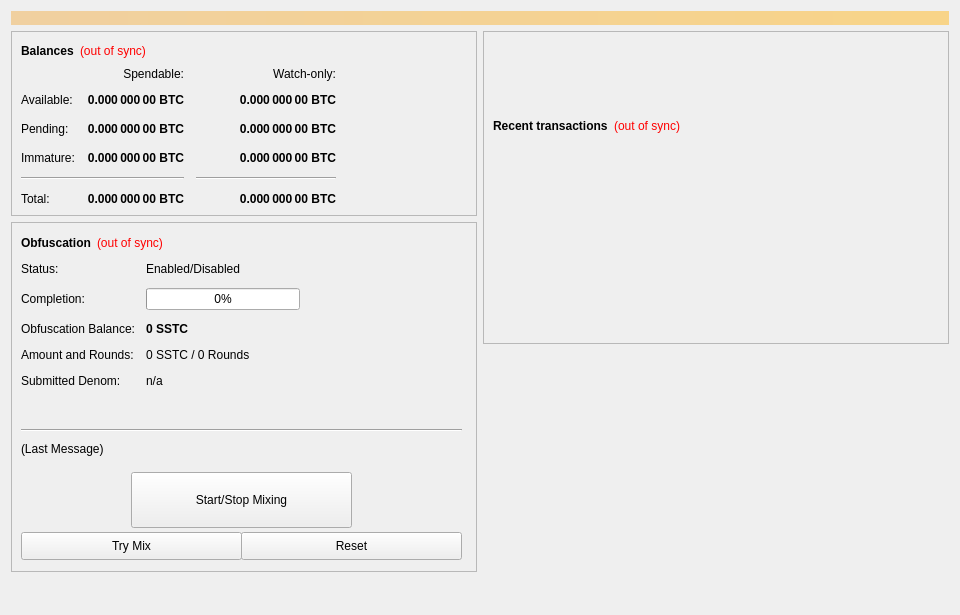
<?xml version="1.0" encoding="UTF-8"?>
<ui version="4.0">
 <class>OverviewPage</class>
 <widget class="QWidget" name="OverviewPage">
  <property name="geometry">
   <rect>
    <x>0</x>
    <y>0</y>
    <width>960</width>
    <height>615</height>
   </rect>
  </property>
  <property name="minimumSize">
   <size>
    <width>960</width>
    <height>0</height>
   </size>
  </property>
  <property name="windowTitle">
   <string>Form</string>
  </property>
  <layout class="QVBoxLayout" name="topLayout">
   <item>
    <widget class="QLabel" name="labelAlerts">
     <property name="visible">
      <bool>false</bool>
     </property>
     <property name="styleSheet">
      <string notr="true">background-color: qlineargradient(x1: 0, y1: 0, x2: 1, y2: 0, stop:0 #F0D0A0, stop:1 #F8D488); color:#000000;</string>
     </property>
     <property name="wordWrap">
      <bool>true</bool>
     </property>
     <property name="margin">
      <number>3</number>
     </property>
    </widget>
   </item>
   <item>
    <layout class="QHBoxLayout" name="horizontalLayout" stretch="1,1">
     <item>
      <layout class="QVBoxLayout" name="verticalLayout_2">
       <item>
        <widget class="QFrame" name="frame">
         <property name="frameShape">
          <enum>QFrame::StyledPanel</enum>
         </property>
         <property name="frameShadow">
          <enum>QFrame::Raised</enum>
         </property>
         <layout class="QVBoxLayout" name="verticalLayout_4">
          <item>
           <layout class="QHBoxLayout" name="horizontalLayout_4">
            <item>
             <widget class="QLabel" name="label_5">
              <property name="font">
               <font>
                <weight>75</weight>
                <bold>true</bold>
               </font>
              </property>
              <property name="text">
               <string>Balances</string>
              </property>
             </widget>
            </item>
            <item>
             <widget class="QLabel" name="labelWalletStatus">
              <property name="cursor">
               <cursorShape>WhatsThisCursor</cursorShape>
              </property>
              <property name="toolTip">
               <string>The displayed information may be out of date. Your wallet automatically synchronizes with the SuperStakeCoin network after a connection is established, but this process has not completed yet.</string>
              </property>
              <property name="styleSheet">
               <string notr="true">QLabel { color: red; }</string>
              </property>
              <property name="text">
               <string notr="true">(out of sync)</string>
              </property>
              <property name="alignment">
               <set>Qt::AlignLeading|Qt::AlignLeft|Qt::AlignVCenter</set>
              </property>
             </widget>
            </item>
            <item>
             <spacer name="horizontalSpacer_3">
              <property name="orientation">
               <enum>Qt::Horizontal</enum>
              </property>
              <property name="sizeHint" stdset="0">
               <size>
                <width>40</width>
                <height>20</height>
               </size>
              </property>
             </spacer>
            </item>
           </layout>
          </item>
          <item>
           <layout class="QGridLayout" name="gridLayout">
            <property name="spacing">
             <number>12</number>
            </property>
            <item row="2" column="2">
             <widget class="QLabel" name="labelWatchPending">
              <property name="font">
               <font>
                <weight>75</weight>
                <bold>true</bold>
               </font>
              </property>
              <property name="cursor">
               <cursorShape>IBeamCursor</cursorShape>
              </property>
              <property name="toolTip">
               <string>Unconfirmed transactions to watch-only addresses</string>
              </property>
              <property name="text">
               <string notr="true">0.000 000 00 BTC</string>
              </property>
              <property name="alignment">
               <set>Qt::AlignRight|Qt::AlignTrailing|Qt::AlignVCenter</set>
              </property>
              <property name="textInteractionFlags">
               <set>Qt::LinksAccessibleByMouse|Qt::TextSelectableByKeyboard|Qt::TextSelectableByMouse</set>
              </property>
             </widget>
            </item>
            <item row="2" column="1">
             <widget class="QLabel" name="labelUnconfirmed">
              <property name="font">
               <font>
                <weight>75</weight>
                <bold>true</bold>
               </font>
              </property>
              <property name="cursor">
               <cursorShape>IBeamCursor</cursorShape>
              </property>
              <property name="toolTip">
               <string>Total of transactions that have yet to be confirmed, and do not yet count toward the spendable balance</string>
              </property>
              <property name="text">
               <string notr="true">0.000 000 00 BTC</string>
              </property>
              <property name="alignment">
               <set>Qt::AlignRight|Qt::AlignTrailing|Qt::AlignVCenter</set>
              </property>
              <property name="textInteractionFlags">
               <set>Qt::LinksAccessibleByMouse|Qt::TextSelectableByKeyboard|Qt::TextSelectableByMouse</set>
              </property>
             </widget>
            </item>
            <item row="3" column="2">
             <widget class="QLabel" name="labelWatchImmature">
              <property name="font">
               <font>
                <weight>75</weight>
                <bold>true</bold>
               </font>
              </property>
              <property name="cursor">
               <cursorShape>IBeamCursor</cursorShape>
              </property>
              <property name="toolTip">
               <string>Staked or masternode rewards in watch-only addresses that has not yet matured</string>
              </property>
              <property name="text">
               <string notr="true">0.000 000 00 BTC</string>
              </property>
              <property name="alignment">
               <set>Qt::AlignRight|Qt::AlignTrailing|Qt::AlignVCenter</set>
              </property>
              <property name="textInteractionFlags">
               <set>Qt::LinksAccessibleByMouse|Qt::TextSelectableByKeyboard|Qt::TextSelectableByMouse</set>
              </property>
             </widget>
            </item>
            <item row="4" column="0" colspan="2">
             <widget class="Line" name="lineSpendableBalance">
              <property name="orientation">
               <enum>Qt::Horizontal</enum>
              </property>
             </widget>
            </item>
            <item row="4" column="2">
             <widget class="Line" name="lineWatchBalance">
              <property name="sizePolicy">
               <sizepolicy hsizetype="Preferred" vsizetype="Fixed">
                <horstretch>0</horstretch>
                <verstretch>0</verstretch>
               </sizepolicy>
              </property>
              <property name="minimumSize">
               <size>
                <width>140</width>
                <height>0</height>
               </size>
              </property>
              <property name="orientation">
               <enum>Qt::Horizontal</enum>
              </property>
             </widget>
            </item>
            <item row="5" column="0">
             <widget class="QLabel" name="labelTotalText">
              <property name="text">
               <string>Total:</string>
              </property>
             </widget>
            </item>
            <item row="3" column="1">
             <widget class="QLabel" name="labelImmature">
              <property name="font">
               <font>
                <weight>75</weight>
                <bold>true</bold>
               </font>
              </property>
              <property name="cursor">
               <cursorShape>IBeamCursor</cursorShape>
              </property>
              <property name="toolTip">
               <string>Staked or masternode rewards that has not yet matured</string>
              </property>
              <property name="text">
               <string notr="true">0.000 000 00 BTC</string>
              </property>
              <property name="alignment">
               <set>Qt::AlignRight|Qt::AlignTrailing|Qt::AlignVCenter</set>
              </property>
              <property name="textInteractionFlags">
               <set>Qt::LinksAccessibleByMouse|Qt::TextSelectableByKeyboard|Qt::TextSelectableByMouse</set>
              </property>
             </widget>
            </item>
            <item row="2" column="3">
             <spacer name="horizontalSpacer_2">
              <property name="orientation">
               <enum>Qt::Horizontal</enum>
              </property>
              <property name="sizeHint" stdset="0">
               <size>
                <width>40</width>
                <height>20</height>
               </size>
              </property>
             </spacer>
            </item>
            <item row="3" column="0">
             <widget class="QLabel" name="labelImmatureText">
              <property name="text">
               <string>Immature:</string>
              </property>
             </widget>
            </item>
            <item row="5" column="1">
             <widget class="QLabel" name="labelTotal">
              <property name="font">
               <font>
                <weight>75</weight>
                <bold>true</bold>
               </font>
              </property>
              <property name="cursor">
               <cursorShape>IBeamCursor</cursorShape>
              </property>
              <property name="toolTip">
               <string>Your current total balance</string>
              </property>
              <property name="text">
               <string notr="true">0.000 000 00 BTC</string>
              </property>
              <property name="alignment">
               <set>Qt::AlignRight|Qt::AlignTrailing|Qt::AlignVCenter</set>
              </property>
              <property name="textInteractionFlags">
               <set>Qt::LinksAccessibleByMouse|Qt::TextSelectableByKeyboard|Qt::TextSelectableByMouse</set>
              </property>
             </widget>
            </item>
            <item row="5" column="2">
             <widget class="QLabel" name="labelWatchTotal">
              <property name="font">
               <font>
                <weight>75</weight>
                <bold>true</bold>
               </font>
              </property>
              <property name="cursor">
               <cursorShape>IBeamCursor</cursorShape>
              </property>
              <property name="toolTip">
               <string>Current total balance in watch-only addresses</string>
              </property>
              <property name="text">
               <string notr="true">0.000 000 00 BTC</string>
              </property>
              <property name="alignment">
               <set>Qt::AlignRight|Qt::AlignTrailing|Qt::AlignVCenter</set>
              </property>
              <property name="textInteractionFlags">
               <set>Qt::LinksAccessibleByMouse|Qt::TextSelectableByKeyboard|Qt::TextSelectableByMouse</set>
              </property>
             </widget>
            </item>
            <item row="0" column="2">
             <widget class="QLabel" name="labelWatchonly">
              <property name="text">
               <string>Watch-only:</string>
              </property>
              <property name="alignment">
               <set>Qt::AlignRight|Qt::AlignTrailing|Qt::AlignVCenter</set>
              </property>
             </widget>
            </item>
            <item row="1" column="0">
             <widget class="QLabel" name="labelBalanceText">
              <property name="text">
               <string>Available:</string>
              </property>
             </widget>
            </item>
            <item row="1" column="1">
             <widget class="QLabel" name="labelBalance">
              <property name="font">
               <font>
                <weight>75</weight>
                <bold>true</bold>
               </font>
              </property>
              <property name="cursor">
               <cursorShape>IBeamCursor</cursorShape>
              </property>
              <property name="toolTip">
               <string>Your current spendable balance</string>
              </property>
              <property name="text">
               <string notr="true">0.000 000 00 BTC</string>
              </property>
              <property name="alignment">
               <set>Qt::AlignRight|Qt::AlignTrailing|Qt::AlignVCenter</set>
              </property>
              <property name="textInteractionFlags">
               <set>Qt::LinksAccessibleByMouse|Qt::TextSelectableByKeyboard|Qt::TextSelectableByMouse</set>
              </property>
             </widget>
            </item>
            <item row="1" column="2">
             <widget class="QLabel" name="labelWatchAvailable">
              <property name="font">
               <font>
                <weight>75</weight>
                <bold>true</bold>
               </font>
              </property>
              <property name="cursor">
               <cursorShape>IBeamCursor</cursorShape>
              </property>
              <property name="toolTip">
               <string>Your current balance in watch-only addresses</string>
              </property>
              <property name="text">
               <string notr="true">0.000 000 00 BTC</string>
              </property>
              <property name="alignment">
               <set>Qt::AlignRight|Qt::AlignTrailing|Qt::AlignVCenter</set>
              </property>
              <property name="textInteractionFlags">
               <set>Qt::LinksAccessibleByMouse|Qt::TextSelectableByKeyboard|Qt::TextSelectableByMouse</set>
              </property>
             </widget>
            </item>
            <item row="2" column="0">
             <widget class="QLabel" name="labelPendingText">
              <property name="text">
               <string>Pending:</string>
              </property>
             </widget>
            </item>
            <item row="0" column="1">
             <widget class="QLabel" name="labelSpendable">
              <property name="text">
               <string>Spendable:</string>
              </property>
              <property name="alignment">
               <set>Qt::AlignRight|Qt::AlignTrailing|Qt::AlignVCenter</set>
              </property>
             </widget>
            </item>
           </layout>
          </item>
         </layout>
        </widget>
       </item>
       <item>
        <widget class="QFrame" name="frameObfuscation">
         <property name="minimumSize">
          <size>
           <width>0</width>
           <height>350</height>
          </size>
         </property>
         <property name="layoutDirection">
          <enum>Qt::LeftToRight</enum>
         </property>
         <property name="frameShape">
          <enum>QFrame::StyledPanel</enum>
         </property>
         <property name="frameShadow">
          <enum>QFrame::Raised</enum>
         </property>
         <widget class="QWidget" name="formLayoutWidget">
          <property name="geometry">
           <rect>
            <x>10</x>
            <y>40</y>
            <width>451</width>
            <height>161</height>
           </rect>
          </property>
          <layout class="QFormLayout" name="formLayout">
           <property name="fieldGrowthPolicy">
            <enum>QFormLayout::AllNonFixedFieldsGrow</enum>
           </property>
           <property name="horizontalSpacing">
            <number>11</number>
           </property>
           <property name="verticalSpacing">
            <number>12</number>
           </property>
           <item row="0" column="0">
            <widget class="QLabel" name="label_6">
             <property name="text">
              <string>Status:</string>
             </property>
            </widget>
           </item>
           <item row="1" column="0">
            <widget class="QLabel" name="label_7">
             <property name="text">
              <string>Completion:</string>
             </property>
            </widget>
           </item>
           <item row="1" column="1">
            <widget class="QProgressBar" name="obfuscationProgress">
             <property name="maximumSize">
              <size>
               <width>154</width>
               <height>16777215</height>
              </size>
             </property>
             <property name="value">
              <number>0</number>
             </property>
            </widget>
           </item>
           <item row="2" column="0">
            <widget class="QLabel" name="labelAnonymizedText">
             <property name="text">
              <string>Obfuscation Balance:</string>
             </property>
            </widget>
           </item>
           <item row="2" column="1">
            <widget class="QLabel" name="labelAnonymized">
             <property name="font">
              <font>
               <weight>75</weight>
               <bold>true</bold>
              </font>
             </property>
             <property name="text">
              <string notr="true">0 SSTC</string>
             </property>
            </widget>
           </item>
           <item row="3" column="0">
            <widget class="QLabel" name="label_8">
             <property name="text">
              <string>Amount and Rounds:</string>
             </property>
            </widget>
           </item>
           <item row="3" column="1">
            <widget class="QLabel" name="labelAmountRounds">
             <property name="text">
              <string>0 SSTC / 0 Rounds</string>
             </property>
            </widget>
           </item>
           <item row="4" column="0">
            <widget class="QLabel" name="label_9">
             <property name="text">
              <string>Submitted Denom:</string>
             </property>
            </widget>
           </item>
           <item row="4" column="1">
            <widget class="QLabel" name="labelSubmittedDenom">
             <property name="toolTip">
              <string>The denominations you submitted to the Masternode.&lt;br&gt;To mix, other users must submit the exact same denominations.</string>
             </property>
             <property name="text">
              <string>n/a</string>
             </property>
            </widget>
           </item>
           <item row="0" column="1">
            <widget class="QLabel" name="obfuscationEnabled">
             <property name="text">
              <string>Enabled/Disabled</string>
             </property>
            </widget>
           </item>
          </layout>
         </widget>
         <widget class="QPushButton" name="runAutoDenom">
          <property name="geometry">
           <rect>
            <x>251</x>
            <y>17</y>
            <width>1</width>
            <height>1</height>
           </rect>
          </property>
          <property name="palette">
           <palette>
            <active>
             <colorrole role="WindowText">
              <brush brushstyle="SolidPattern">
               <color alpha="255">
                <red>0</red>
                <green>0</green>
                <blue>0</blue>
               </color>
              </brush>
             </colorrole>
             <colorrole role="Button">
              <brush brushstyle="SolidPattern">
               <color alpha="255">
                <red>239</red>
                <green>238</green>
                <blue>238</blue>
               </color>
              </brush>
             </colorrole>
             <colorrole role="Light">
              <brush brushstyle="SolidPattern">
               <color alpha="255">
                <red>255</red>
                <green>255</green>
                <blue>255</blue>
               </color>
              </brush>
             </colorrole>
             <colorrole role="Midlight">
              <brush brushstyle="SolidPattern">
               <color alpha="255">
                <red>247</red>
                <green>246</green>
                <blue>246</blue>
               </color>
              </brush>
             </colorrole>
             <colorrole role="Dark">
              <brush brushstyle="SolidPattern">
               <color alpha="255">
                <red>119</red>
                <green>119</green>
                <blue>119</blue>
               </color>
              </brush>
             </colorrole>
             <colorrole role="Mid">
              <brush brushstyle="SolidPattern">
               <color alpha="255">
                <red>159</red>
                <green>159</green>
                <blue>159</blue>
               </color>
              </brush>
             </colorrole>
             <colorrole role="Text">
              <brush brushstyle="SolidPattern">
               <color alpha="255">
                <red>0</red>
                <green>0</green>
                <blue>0</blue>
               </color>
              </brush>
             </colorrole>
             <colorrole role="BrightText">
              <brush brushstyle="SolidPattern">
               <color alpha="255">
                <red>255</red>
                <green>255</green>
                <blue>255</blue>
               </color>
              </brush>
             </colorrole>
             <colorrole role="ButtonText">
              <brush brushstyle="SolidPattern">
               <color alpha="255">
                <red>0</red>
                <green>0</green>
                <blue>0</blue>
               </color>
              </brush>
             </colorrole>
             <colorrole role="Base">
              <brush brushstyle="SolidPattern">
               <color alpha="255">
                <red>255</red>
                <green>255</green>
                <blue>255</blue>
               </color>
              </brush>
             </colorrole>
             <colorrole role="Window">
              <brush brushstyle="SolidPattern">
               <color alpha="255">
                <red>239</red>
                <green>238</green>
                <blue>238</blue>
               </color>
              </brush>
             </colorrole>
             <colorrole role="Shadow">
              <brush brushstyle="SolidPattern">
               <color alpha="255">
                <red>0</red>
                <green>0</green>
                <blue>0</blue>
               </color>
              </brush>
             </colorrole>
             <colorrole role="AlternateBase">
              <brush brushstyle="SolidPattern">
               <color alpha="255">
                <red>247</red>
                <green>246</green>
                <blue>246</blue>
               </color>
              </brush>
             </colorrole>
             <colorrole role="ToolTipBase">
              <brush brushstyle="SolidPattern">
               <color alpha="255">
                <red>255</red>
                <green>255</green>
                <blue>220</blue>
               </color>
              </brush>
             </colorrole>
             <colorrole role="ToolTipText">
              <brush brushstyle="SolidPattern">
               <color alpha="255">
                <red>0</red>
                <green>0</green>
                <blue>0</blue>
               </color>
              </brush>
             </colorrole>
            </active>
            <inactive>
             <colorrole role="WindowText">
              <brush brushstyle="SolidPattern">
               <color alpha="255">
                <red>0</red>
                <green>0</green>
                <blue>0</blue>
               </color>
              </brush>
             </colorrole>
             <colorrole role="Button">
              <brush brushstyle="SolidPattern">
               <color alpha="255">
                <red>239</red>
                <green>238</green>
                <blue>238</blue>
               </color>
              </brush>
             </colorrole>
             <colorrole role="Light">
              <brush brushstyle="SolidPattern">
               <color alpha="255">
                <red>255</red>
                <green>255</green>
                <blue>255</blue>
               </color>
              </brush>
             </colorrole>
             <colorrole role="Midlight">
              <brush brushstyle="SolidPattern">
               <color alpha="255">
                <red>247</red>
                <green>246</green>
                <blue>246</blue>
               </color>
              </brush>
             </colorrole>
             <colorrole role="Dark">
              <brush brushstyle="SolidPattern">
               <color alpha="255">
                <red>119</red>
                <green>119</green>
                <blue>119</blue>
               </color>
              </brush>
             </colorrole>
             <colorrole role="Mid">
              <brush brushstyle="SolidPattern">
               <color alpha="255">
                <red>159</red>
                <green>159</green>
                <blue>159</blue>
               </color>
              </brush>
             </colorrole>
             <colorrole role="Text">
              <brush brushstyle="SolidPattern">
               <color alpha="255">
                <red>0</red>
                <green>0</green>
                <blue>0</blue>
               </color>
              </brush>
             </colorrole>
             <colorrole role="BrightText">
              <brush brushstyle="SolidPattern">
               <color alpha="255">
                <red>255</red>
                <green>255</green>
                <blue>255</blue>
               </color>
              </brush>
             </colorrole>
             <colorrole role="ButtonText">
              <brush brushstyle="SolidPattern">
               <color alpha="255">
                <red>0</red>
                <green>0</green>
                <blue>0</blue>
               </color>
              </brush>
             </colorrole>
             <colorrole role="Base">
              <brush brushstyle="SolidPattern">
               <color alpha="255">
                <red>255</red>
                <green>255</green>
                <blue>255</blue>
               </color>
              </brush>
             </colorrole>
             <colorrole role="Window">
              <brush brushstyle="SolidPattern">
               <color alpha="255">
                <red>239</red>
                <green>238</green>
                <blue>238</blue>
               </color>
              </brush>
             </colorrole>
             <colorrole role="Shadow">
              <brush brushstyle="SolidPattern">
               <color alpha="255">
                <red>0</red>
                <green>0</green>
                <blue>0</blue>
               </color>
              </brush>
             </colorrole>
             <colorrole role="AlternateBase">
              <brush brushstyle="SolidPattern">
               <color alpha="255">
                <red>247</red>
                <green>246</green>
                <blue>246</blue>
               </color>
              </brush>
             </colorrole>
             <colorrole role="ToolTipBase">
              <brush brushstyle="SolidPattern">
               <color alpha="255">
                <red>255</red>
                <green>255</green>
                <blue>220</blue>
               </color>
              </brush>
             </colorrole>
             <colorrole role="ToolTipText">
              <brush brushstyle="SolidPattern">
               <color alpha="255">
                <red>0</red>
                <green>0</green>
                <blue>0</blue>
               </color>
              </brush>
             </colorrole>
            </inactive>
            <disabled>
             <colorrole role="WindowText">
              <brush brushstyle="SolidPattern">
               <color alpha="255">
                <red>119</red>
                <green>119</green>
                <blue>119</blue>
               </color>
              </brush>
             </colorrole>
             <colorrole role="Button">
              <brush brushstyle="SolidPattern">
               <color alpha="255">
                <red>239</red>
                <green>238</green>
                <blue>238</blue>
               </color>
              </brush>
             </colorrole>
             <colorrole role="Light">
              <brush brushstyle="SolidPattern">
               <color alpha="255">
                <red>255</red>
                <green>255</green>
                <blue>255</blue>
               </color>
              </brush>
             </colorrole>
             <colorrole role="Midlight">
              <brush brushstyle="SolidPattern">
               <color alpha="255">
                <red>247</red>
                <green>246</green>
                <blue>246</blue>
               </color>
              </brush>
             </colorrole>
             <colorrole role="Dark">
              <brush brushstyle="SolidPattern">
               <color alpha="255">
                <red>119</red>
                <green>119</green>
                <blue>119</blue>
               </color>
              </brush>
             </colorrole>
             <colorrole role="Mid">
              <brush brushstyle="SolidPattern">
               <color alpha="255">
                <red>159</red>
                <green>159</green>
                <blue>159</blue>
               </color>
              </brush>
             </colorrole>
             <colorrole role="Text">
              <brush brushstyle="SolidPattern">
               <color alpha="255">
                <red>119</red>
                <green>119</green>
                <blue>119</blue>
               </color>
              </brush>
             </colorrole>
             <colorrole role="BrightText">
              <brush brushstyle="SolidPattern">
               <color alpha="255">
                <red>255</red>
                <green>255</green>
                <blue>255</blue>
               </color>
              </brush>
             </colorrole>
             <colorrole role="ButtonText">
              <brush brushstyle="SolidPattern">
               <color alpha="255">
                <red>119</red>
                <green>119</green>
                <blue>119</blue>
               </color>
              </brush>
             </colorrole>
             <colorrole role="Base">
              <brush brushstyle="SolidPattern">
               <color alpha="255">
                <red>239</red>
                <green>238</green>
                <blue>238</blue>
               </color>
              </brush>
             </colorrole>
             <colorrole role="Window">
              <brush brushstyle="SolidPattern">
               <color alpha="255">
                <red>239</red>
                <green>238</green>
                <blue>238</blue>
               </color>
              </brush>
             </colorrole>
             <colorrole role="Shadow">
              <brush brushstyle="SolidPattern">
               <color alpha="255">
                <red>0</red>
                <green>0</green>
                <blue>0</blue>
               </color>
              </brush>
             </colorrole>
             <colorrole role="AlternateBase">
              <brush brushstyle="SolidPattern">
               <color alpha="255">
                <red>239</red>
                <green>238</green>
                <blue>238</blue>
               </color>
              </brush>
             </colorrole>
             <colorrole role="ToolTipBase">
              <brush brushstyle="SolidPattern">
               <color alpha="255">
                <red>255</red>
                <green>255</green>
                <blue>220</blue>
               </color>
              </brush>
             </colorrole>
             <colorrole role="ToolTipText">
              <brush brushstyle="SolidPattern">
               <color alpha="255">
                <red>0</red>
                <green>0</green>
                <blue>0</blue>
               </color>
              </brush>
             </colorrole>
            </disabled>
           </palette>
          </property>
          <property name="focusPolicy">
           <enum>Qt::NoFocus</enum>
          </property>
          <property name="autoFillBackground">
           <bool>true</bool>
          </property>
          <property name="text">
           <string/>
          </property>
          <property name="flat">
           <bool>true</bool>
          </property>
         </widget>
         <widget class="QPushButton" name="toggleObfuscation">
          <property name="geometry">
           <rect>
            <x>120</x>
            <y>250</y>
            <width>221</width>
            <height>56</height>
           </rect>
          </property>
          <property name="sizePolicy">
           <sizepolicy hsizetype="MinimumExpanding" vsizetype="Fixed">
            <horstretch>0</horstretch>
            <verstretch>0</verstretch>
           </sizepolicy>
          </property>
          <property name="text">
           <string>Start/Stop Mixing</string>
          </property>
         </widget>
         <widget class="Line" name="lineLastMessage">
          <property name="geometry">
           <rect>
            <x>10</x>
            <y>200</y>
            <width>441</width>
            <height>16</height>
           </rect>
          </property>
          <property name="orientation">
           <enum>Qt::Horizontal</enum>
          </property>
         </widget>
         <widget class="QLabel" name="obfuscationStatus">
          <property name="geometry">
           <rect>
            <x>10</x>
            <y>220</y>
            <width>451</width>
            <height>61</height>
           </rect>
          </property>
          <property name="minimumSize">
           <size>
            <width>288</width>
            <height>43</height>
           </size>
          </property>
          <property name="text">
           <string>(Last Message)</string>
          </property>
          <property name="alignment">
           <set>Qt::AlignLeading|Qt::AlignLeft|Qt::AlignTop</set>
          </property>
          <property name="wordWrap">
           <bool>true</bool>
          </property>
         </widget>
         <widget class="QPushButton" name="obfuscationAuto">
          <property name="geometry">
           <rect>
            <x>10</x>
            <y>310</y>
            <width>221</width>
            <height>28</height>
           </rect>
          </property>
          <property name="sizePolicy">
           <sizepolicy hsizetype="MinimumExpanding" vsizetype="Fixed">
            <horstretch>0</horstretch>
            <verstretch>0</verstretch>
           </sizepolicy>
          </property>
          <property name="toolTip">
           <string>Try to manually submit a Obfuscation request.</string>
          </property>
          <property name="text">
           <string>Try Mix</string>
          </property>
         </widget>
         <widget class="QPushButton" name="obfuscationReset">
          <property name="geometry">
           <rect>
            <x>230</x>
            <y>310</y>
            <width>221</width>
            <height>28</height>
           </rect>
          </property>
          <property name="sizePolicy">
           <sizepolicy hsizetype="MinimumExpanding" vsizetype="Fixed">
            <horstretch>0</horstretch>
            <verstretch>0</verstretch>
           </sizepolicy>
          </property>
          <property name="toolTip">
           <string>Reset the current status of Obfuscation (can interrupt Obfuscation if it's in the process of Mixing, which can cost you money!)</string>
          </property>
          <property name="autoFillBackground">
           <bool>false</bool>
          </property>
          <property name="text">
           <string>Reset</string>
          </property>
         </widget>
         <widget class="QWidget" name="layoutWidget">
          <property name="geometry">
           <rect>
            <x>10</x>
            <y>10</y>
            <width>431</width>
            <height>22</height>
           </rect>
          </property>
          <layout class="QHBoxLayout" name="horizontalLayout_5">
           <item>
            <widget class="QLabel" name="label_2">
             <property name="font">
              <font>
               <weight>75</weight>
               <bold>true</bold>
              </font>
             </property>
             <property name="text">
              <string>Obfuscation</string>
             </property>
            </widget>
           </item>
           <item>
            <widget class="QLabel" name="labelObfuscationSyncStatus">
             <property name="toolTip">
              <string>The displayed information may be out of date. Your wallet automatically synchronizes with the SuperStakeCoin network after a connection is established, but this process has not completed yet.</string>
             </property>
             <property name="styleSheet">
              <string notr="true">QLabel { color: red; }</string>
             </property>
             <property name="text">
              <string notr="true">(out of sync)</string>
             </property>
             <property name="alignment">
              <set>Qt::AlignLeading|Qt::AlignLeft|Qt::AlignVCenter</set>
             </property>
            </widget>
           </item>
           <item>
            <spacer name="horizontalSpacer_4">
             <property name="orientation">
              <enum>Qt::Horizontal</enum>
             </property>
             <property name="sizeHint" stdset="0">
              <size>
               <width>40</width>
               <height>20</height>
              </size>
             </property>
            </spacer>
           </item>
          </layout>
         </widget>
        </widget>
       </item>
       <item>
        <spacer name="verticalSpacer">
         <property name="orientation">
          <enum>Qt::Vertical</enum>
         </property>
         <property name="sizeHint" stdset="0">
          <size>
           <width>20</width>
           <height>40</height>
          </size>
         </property>
        </spacer>
       </item>
      </layout>
     </item>
     <item>
      <layout class="QVBoxLayout" name="verticalLayout_3">
       <item>
        <widget class="QFrame" name="frame_2">
         <property name="frameShape">
          <enum>QFrame::StyledPanel</enum>
         </property>
         <property name="frameShadow">
          <enum>QFrame::Raised</enum>
         </property>
         <layout class="QVBoxLayout" name="verticalLayout">
          <item>
           <spacer name="verticalSpacer_3">
            <property name="orientation">
             <enum>Qt::Vertical</enum>
            </property>
            <property name="sizeType">
             <enum>QSizePolicy::Fixed</enum>
            </property>
            <property name="sizeHint" stdset="0">
             <size>
              <width>20</width>
              <height>75</height>
             </size>
            </property>
           </spacer>
          </item>
          <item>
           <layout class="QHBoxLayout" name="horizontalLayout_2">
            <item>
             <widget class="QLabel" name="label_4">
              <property name="font">
               <font>
                <weight>75</weight>
                <bold>true</bold>
               </font>
              </property>
              <property name="text">
               <string>Recent transactions</string>
              </property>
             </widget>
            </item>
            <item>
             <widget class="QLabel" name="labelTransactionsStatus">
              <property name="cursor">
               <cursorShape>WhatsThisCursor</cursorShape>
              </property>
              <property name="toolTip">
               <string>The displayed information may be out of date. Your wallet automatically synchronizes with the SuperStakeCoin network after a connection is established, but this process has not completed yet.</string>
              </property>
              <property name="styleSheet">
               <string notr="true">QLabel { color: red; }</string>
              </property>
              <property name="text">
               <string notr="true">(out of sync)</string>
              </property>
              <property name="alignment">
               <set>Qt::AlignRight|Qt::AlignTrailing|Qt::AlignVCenter</set>
              </property>
             </widget>
            </item>
            <item>
             <spacer name="horizontalSpacer">
              <property name="orientation">
               <enum>Qt::Horizontal</enum>
              </property>
              <property name="sizeHint" stdset="0">
               <size>
                <width>40</width>
                <height>20</height>
               </size>
              </property>
             </spacer>
            </item>
           </layout>
          </item>
          <item>
           <widget class="QListView" name="listTransactions">
            <property name="styleSheet">
             <string notr="true">QListView { background: transparent; }</string>
            </property>
            <property name="frameShape">
             <enum>QFrame::NoFrame</enum>
            </property>
            <property name="verticalScrollBarPolicy">
             <enum>Qt::ScrollBarAlwaysOff</enum>
            </property>
            <property name="horizontalScrollBarPolicy">
             <enum>Qt::ScrollBarAlwaysOff</enum>
            </property>
            <property name="selectionMode">
             <enum>QAbstractItemView::NoSelection</enum>
            </property>
           </widget>
          </item>
         </layout>
        </widget>
       </item>
       <item>
        <spacer name="verticalSpacer_2">
         <property name="orientation">
          <enum>Qt::Vertical</enum>
         </property>
         <property name="sizeType">
          <enum>QSizePolicy::Expanding</enum>
         </property>
         <property name="sizeHint" stdset="0">
          <size>
           <width>20</width>
           <height>40</height>
          </size>
         </property>
        </spacer>
       </item>
      </layout>
     </item>
    </layout>
   </item>
  </layout>
 </widget>
 <resources/>
 <connections/>
</ui>
